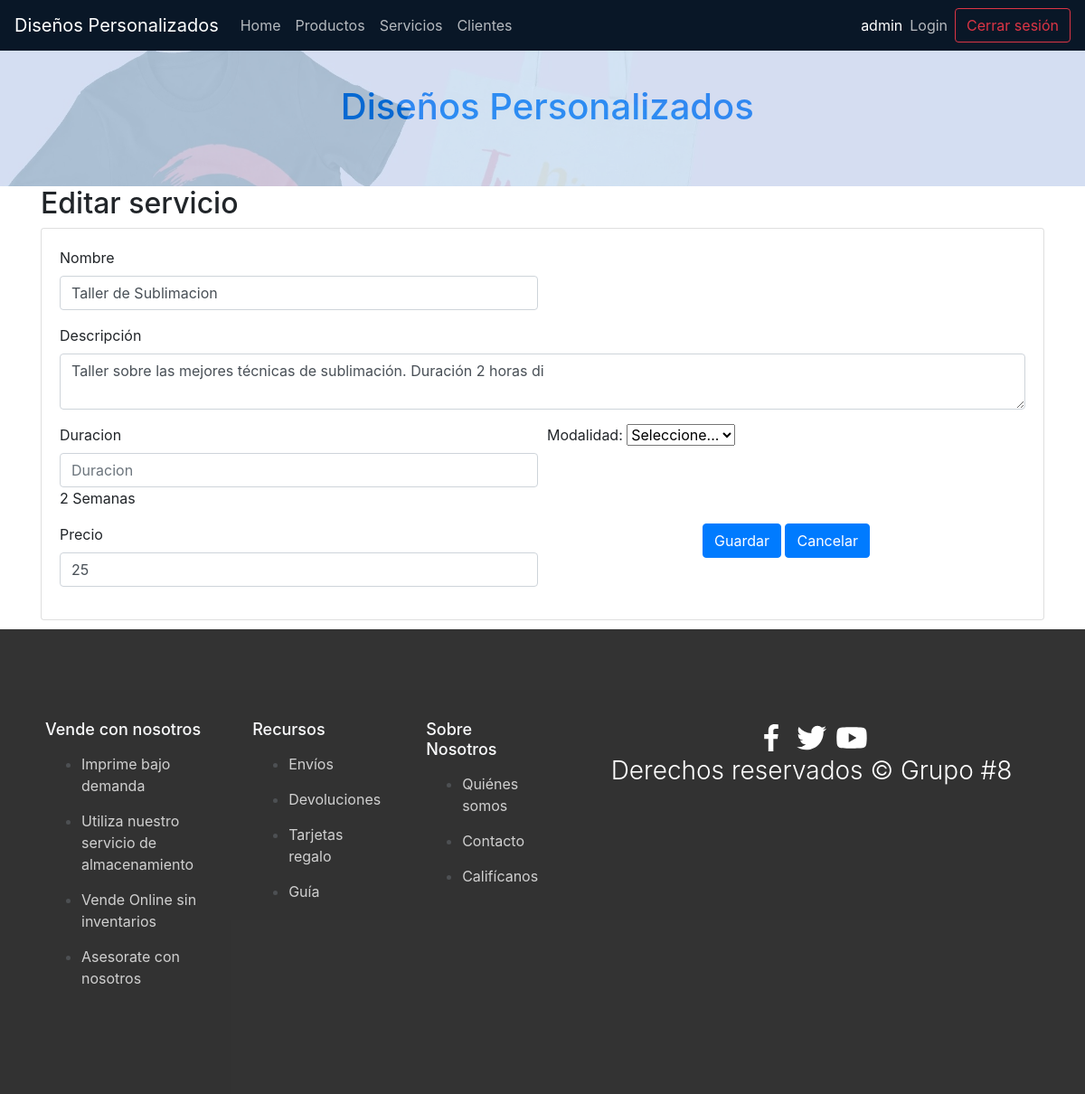
The app's page /index.php?c=servicios&f=view_edit&id=1 (signed in) with its own data.
### tables this page shows
CREATE TABLE `servicios` (
  `id` int(11) NOT NULL,
  `nombre` varchar(90) NOT NULL,
  `descripcion` varchar(90) NOT NULL,
  `duracion` varchar(50) NOT NULL,
  `modalidad` varchar(50) NOT NULL,
  `precio` float NOT NULL
);

### controller/ServiciosController.php (called while the page is built, shortened)
<?php
require_once 'model/dao/ServiciosDAO.php';
class ServiciosController {
    private $servicio;
    public function __construct() {
        $this->servicio = new ServiciosDAO();
    }
    public function view_edit(){
        $id= $_REQUEST['id'];
       $servicio = $this->servicio->selectOne($id);
       $titulo="Editar servicio";
       require_once VSERVICIOS.'edit.php';
     }
  }
?>

### controller/FrontController.php (called while the page is built, shortened)
<?php
class FrontController {
    public function ruteo()
    {
        $funcion = (!empty($_REQUEST['f'])) ? htmlentities($_REQUEST['f']) : FUNCION_PRINCIPAL;
        $cont = new  $controlador();
        $cont->$funcion();
    }
}
?>

### index.php (called while the page is built)
<?php
require_once 'controller/FrontController.php';
$front = new FrontController();
$front->ruteo();

### config/Conexion.php (called while the page is built)
<?php
class Conexion {
    public static function getConexion() {
         $dsn = 'mysql:host=localhost;port=3306;dbname=' . DBNAME;
        $conexion = null;
        try {
            $conexion = new PDO($dsn, DBUSER, DBPASSWORD);
             $conexion->setAttribute(PDO::ATTR_ERRMODE, PDO::ERRMODE_EXCEPTION);
        } catch (Exception $e) {
            echo $e;
            die("error " . $e->getMessage());
        }
        return $conexion;
    }
}

### model/dao/ServiciosDAO.php (called while the page is built, shortened)
<?php
require_once 'config/Conexion.php';
class ServiciosDAO {
    private $cln;
    public function __construct() {
        $this->cln = Conexion::getConexion();
    }
    public function selectOne($id) {
        $sql = "SELECT * FROM servicios WHERE id=:id";
        $stmt = $this->cln->prepare($sql);
        $data = ['id' => $id];
        $stmt->execute($data);
        $servicio1 = $stmt->fetch(PDO::FETCH_ASSOC);
        return $servicio1;
    }
}
?>

### view/servicios/servicios.edit.php (the view, shortened to what this page needs)
<div class="container">
    <h2><?php echo $titulo ?></h2>
    <div class="card card-body">
        <form action="index.php?c=servicios&f=edit" method="POST" name="formServicio" id="formServicio">
            <div class="form-row">
                <div class="form-group col-sm-6">
                    <label for="nombre">Nombre</label>
                    <input type="text" name="nombre" id="nombre" value="<?php echo $servicio['nombre']; ?>" class="form-control" placeholder="Nombre" required>
                </div>
                <div class="form-group col-sm-12">
                    <label for="descripcion">Descripción</label>
                    <textarea name="descripcion" id="descripcion" class="form-control" placeholder="Descripción" required><?php echo $servicio['descripcion']; ?></textarea>
                </div>
                <div class="form-group col-sm-6">
                <label for="descripcion">Duracion</label>
                <input type="text" name="duracion" id="duracion" class="form-control" placeholder="Duracion" required><?php echo $servicio['duracion']; ?></textarea>
            </div>
            <div class="form-group col-sm-6">
            <label for="moda">Modalidad:</label>
                <select id="moda" name="moda" required>
                    <option value="">Seleccione...</option>
                </select><br>
            </div>
                <div class="form-group col-sm-6">
                    <label for="precio">Precio</label>
                    <input type="text" name="precio" id="precio" value="<?php echo $servicio['precio']; ?>" class="form-control" placeholder="Precio" required>
                </div>
                <div class="form-group mx-auto">
                    <button type="submit" class="btn btn-primary" onclick="if (!confirm('¿Está seguro de modificar el servicio?')) return false;">Guardar</button>
                    <a href="index.php?c=servicios&f=index" class="btn btn-primary">Cancelar</a>
                </div>
            </div>
        </form>
    </div>
</div>

### records on screen
servicios: nombre "Taller de Sublimacion", descripcion "Taller sobre las mejores técnicas de sublimación. Duración 2 horas di", duracion "2 Semanas", precio "25"

### other values on screen
$_SESSION['name'] "admin"
$titulo "Editar servicio"
